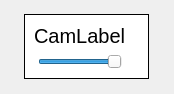
<?xml version="1.0" encoding="UTF-8"?>
<ui version="4.0">
 <class>Form</class>
 <widget class="QWidget" name="Form">
  <property name="geometry">
   <rect>
    <x>0</x>
    <y>0</y>
    <width>174</width>
    <height>94</height>
   </rect>
  </property>
  <property name="sizePolicy">
   <sizepolicy hsizetype="Fixed" vsizetype="Fixed">
    <horstretch>0</horstretch>
    <verstretch>0</verstretch>
   </sizepolicy>
  </property>
  <property name="windowTitle">
   <string>Form</string>
  </property>
  <property name="styleSheet">
   <string notr="true">QFrame#frame {
    background-color: rgb(255, 255, 255); 
    border: 1px inset black;
}</string>
  </property>
  <layout class="QHBoxLayout" name="horizontalLayout">
   <item>
    <widget class="QFrame" name="frame">
     <property name="sizePolicy">
      <sizepolicy hsizetype="Fixed" vsizetype="Fixed">
       <horstretch>0</horstretch>
       <verstretch>0</verstretch>
      </sizepolicy>
     </property>
     <property name="frameShape">
      <enum>QFrame::StyledPanel</enum>
     </property>
     <property name="frameShadow">
      <enum>QFrame::Raised</enum>
     </property>
     <layout class="QHBoxLayout" name="horizontalLayout_3">
      <item>
       <layout class="QVBoxLayout" name="Box">
        <item>
         <widget class="QLabel" name="CamLabel">
          <property name="sizePolicy">
           <sizepolicy hsizetype="Fixed" vsizetype="Fixed">
            <horstretch>0</horstretch>
            <verstretch>0</verstretch>
           </sizepolicy>
          </property>
          <property name="font">
           <font>
            <pointsize>15</pointsize>
           </font>
          </property>
          <property name="text">
           <string>CamLabel</string>
          </property>
         </widget>
        </item>
        <item>
         <layout class="QHBoxLayout" name="horizontalLayout_2">
          <item>
           <widget class="QSlider" name="horizontalSlider">
            <property name="sizePolicy">
             <sizepolicy hsizetype="Fixed" vsizetype="Fixed">
              <horstretch>0</horstretch>
              <verstretch>0</verstretch>
             </sizepolicy>
            </property>
            <property name="maximum">
             <number>1</number>
            </property>
            <property name="pageStep">
             <number>1</number>
            </property>
            <property name="value">
             <number>1</number>
            </property>
            <property name="orientation">
             <enum>Qt::Horizontal</enum>
            </property>
            <property name="invertedAppearance">
             <bool>false</bool>
            </property>
            <property name="invertedControls">
             <bool>false</bool>
            </property>
           </widget>
          </item>
         </layout>
        </item>
       </layout>
      </item>
      <item>
       <widget class="QLabel" name="label">
        <property name="sizePolicy">
         <sizepolicy hsizetype="Expanding" vsizetype="Expanding">
          <horstretch>0</horstretch>
          <verstretch>0</verstretch>
         </sizepolicy>
        </property>
        <property name="text">
         <string>&lt;img src=&quot;:/indicator/images/K-ori.png&quot;/&gt;</string>
        </property>
        <property name="textFormat">
         <enum>Qt::RichText</enum>
        </property>
       </widget>
      </item>
     </layout>
    </widget>
   </item>
  </layout>
 </widget>
 <resources>
  <include location="resource.qrc"/>
 </resources>
 <connections/>
</ui>
